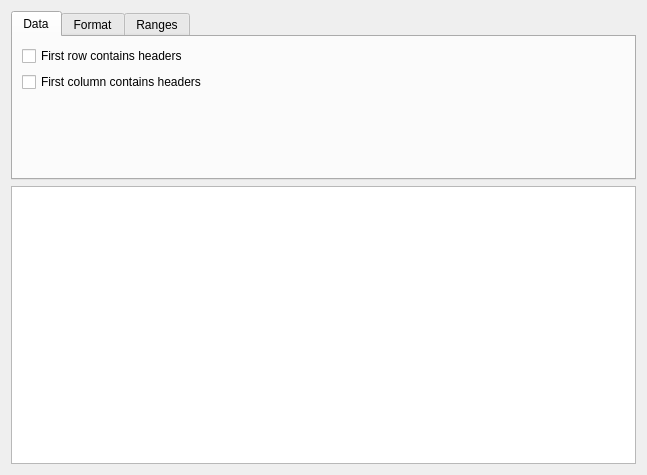
<?xml version="1.0" encoding="UTF-8"?>
<ui version="4.0">
 <author>Inge Wallin &lt;inge@lysator.liu.se&gt;</author>
 <comment>This file is part of the KDE project
Copyright 2005 Inge Wallin &lt;inge@lysator.liu.se&gt;

This library is free software; you can redistribute it and/or
modify it under the terms of the GNU Library General Public
License as published by the Free Software Foundation; either
version 2 of the License, or (at your option) any later version.

This library is distributed in the hope that it will be useful,
but WITHOUT ANY WARRANTY; without even the implied warranty of
MERCHANTABILITY or FITNESS FOR A PARTICULAR PURPOSE.  See the GNU
Library General Public License for more details.

You should have received a copy of the GNU Library General Public License
along with this library; see the file COPYING.LIB.  If not, write to
the Free Software Foundation, Inc., 51 Franklin Street, Fifth Floor,
Boston, MA 02110-1301, USA.
</comment>
 <class>KoCsvImportWidget</class>
 <widget class="QWidget" name="KoCsvImportWidget">
  <property name="geometry">
   <rect>
    <x>0</x>
    <y>0</y>
    <width>647</width>
    <height>475</height>
   </rect>
  </property>
  <property name="sizePolicy">
   <sizepolicy hsizetype="Preferred" vsizetype="Preferred">
    <horstretch>0</horstretch>
    <verstretch>0</verstretch>
   </sizepolicy>
  </property>
  <layout class="QVBoxLayout">
   <item>
    <widget class="QTabWidget" name="m_tabWidget">
     <property name="sizePolicy">
      <sizepolicy hsizetype="Expanding" vsizetype="Preferred">
       <horstretch>0</horstretch>
       <verstretch>0</verstretch>
      </sizepolicy>
     </property>
     <property name="currentIndex">
      <number>0</number>
     </property>
     <widget class="QWidget" name="m_dataTab">
      <attribute name="title">
       <string>Data</string>
      </attribute>
      <layout class="QVBoxLayout">
       <item>
        <widget class="QCheckBox" name="m_firstRowHeader">
         <property name="sizePolicy">
          <sizepolicy hsizetype="MinimumExpanding" vsizetype="Fixed">
           <horstretch>0</horstretch>
           <verstretch>0</verstretch>
          </sizepolicy>
         </property>
         <property name="text">
          <string>First row contains headers</string>
         </property>
        </widget>
       </item>
       <item>
        <widget class="QCheckBox" name="m_firstColHeader">
         <property name="sizePolicy">
          <sizepolicy hsizetype="MinimumExpanding" vsizetype="Fixed">
           <horstretch>0</horstretch>
           <verstretch>0</verstretch>
          </sizepolicy>
         </property>
         <property name="text">
          <string>First column contains headers</string>
         </property>
        </widget>
       </item>
       <item>
        <spacer>
         <property name="orientation">
          <enum>Qt::Vertical</enum>
         </property>
         <property name="sizeType">
          <enum>QSizePolicy::Expanding</enum>
         </property>
         <property name="sizeHint" stdset="0">
          <size>
           <width>20</width>
           <height>40</height>
          </size>
         </property>
        </spacer>
       </item>
      </layout>
     </widget>
     <widget class="QWidget" name="m_formatTab">
      <attribute name="title">
       <string>Format</string>
      </attribute>
      <layout class="QGridLayout">
       <item row="0" column="0" rowspan="4">
        <widget class="QGroupBox" name="m_delimiterBox">
         <property name="sizePolicy">
          <sizepolicy hsizetype="Minimum" vsizetype="Minimum">
           <horstretch>0</horstretch>
           <verstretch>0</verstretch>
          </sizepolicy>
         </property>
         <property name="title">
          <string>Delimiter</string>
         </property>
         <layout class="QGridLayout">
          <item row="0" column="0">
           <widget class="QRadioButton" name="m_radioComma">
            <property name="text">
             <string>Comma</string>
            </property>
            <property name="checked">
             <bool>true</bool>
            </property>
           </widget>
          </item>
          <item row="0" column="1">
           <widget class="QRadioButton" name="m_radioSemicolon">
            <property name="text">
             <string>Semicolon</string>
            </property>
           </widget>
          </item>
          <item row="0" column="2">
           <widget class="QRadioButton" name="m_radioOther">
            <property name="text">
             <string>Other</string>
            </property>
           </widget>
          </item>
          <item row="1" column="0">
           <widget class="QRadioButton" name="m_radioTab">
            <property name="text">
             <string>Tabulator</string>
            </property>
           </widget>
          </item>
          <item row="1" column="1">
           <widget class="QRadioButton" name="m_radioSpace">
            <property name="text">
             <string>Space</string>
            </property>
           </widget>
          </item>
          <item row="1" column="2">
           <widget class="QLineEdit" name="m_delimiterEdit">
            <property name="maximumSize">
             <size>
              <width>50</width>
              <height>16777215</height>
             </size>
            </property>
            <property name="maxLength">
             <number>10</number>
            </property>
           </widget>
          </item>
         </layout>
        </widget>
       </item>
       <item row="0" column="1" rowspan="5">
        <spacer>
         <property name="orientation">
          <enum>Qt::Horizontal</enum>
         </property>
         <property name="sizeType">
          <enum>QSizePolicy::Fixed</enum>
         </property>
         <property name="sizeHint" stdset="0">
          <size>
           <width>20</width>
           <height>111</height>
          </size>
         </property>
        </spacer>
       </item>
       <item row="0" column="2">
        <widget class="QLabel" name="label2">
         <property name="sizePolicy">
          <sizepolicy hsizetype="Minimum" vsizetype="Fixed">
           <horstretch>0</horstretch>
           <verstretch>0</verstretch>
          </sizepolicy>
         </property>
         <property name="text">
          <string>Text&amp;quote:</string>
         </property>
         <property name="buddy">
          <cstring>m_comboQuote</cstring>
         </property>
        </widget>
       </item>
       <item row="0" column="3" colspan="2">
        <widget class="QComboBox" name="m_comboQuote">
         <property name="sizePolicy">
          <sizepolicy hsizetype="Minimum" vsizetype="Fixed">
           <horstretch>0</horstretch>
           <verstretch>0</verstretch>
          </sizepolicy>
         </property>
         <item>
          <property name="text">
           <string>&quot;</string>
          </property>
         </item>
         <item>
          <property name="text">
           <string>'</string>
          </property>
         </item>
         <item>
          <property name="text">
           <string>None</string>
          </property>
         </item>
        </widget>
       </item>
       <item row="0" column="5" rowspan="5">
        <spacer>
         <property name="orientation">
          <enum>Qt::Horizontal</enum>
         </property>
         <property name="sizeType">
          <enum>QSizePolicy::Expanding</enum>
         </property>
         <property name="sizeHint" stdset="0">
          <size>
           <width>90</width>
           <height>121</height>
          </size>
         </property>
        </spacer>
       </item>
       <item row="1" column="2">
        <widget class="QLabel" name="label3">
         <property name="text">
          <string>Decimal symbol:</string>
         </property>
         <property name="buddy">
          <cstring>m_decimalSymbol</cstring>
         </property>
        </widget>
       </item>
       <item row="1" column="4">
        <widget class="QLineEdit" name="m_decimalSymbol">
         <property name="sizePolicy">
          <sizepolicy hsizetype="Fixed" vsizetype="Fixed">
           <horstretch>0</horstretch>
           <verstretch>0</verstretch>
          </sizepolicy>
         </property>
         <property name="maximumSize">
          <size>
           <width>30</width>
           <height>16777215</height>
          </size>
         </property>
         <property name="maxLength">
          <number>1</number>
         </property>
        </widget>
       </item>
       <item row="2" column="2" colspan="2">
        <widget class="QLabel" name="label4">
         <property name="text">
          <string>Thousands separator:</string>
         </property>
         <property name="buddy">
          <cstring>m_thousandsSeparator</cstring>
         </property>
        </widget>
       </item>
       <item row="2" column="4">
        <widget class="QLineEdit" name="m_thousandsSeparator">
         <property name="sizePolicy">
          <sizepolicy hsizetype="Fixed" vsizetype="Fixed">
           <horstretch>0</horstretch>
           <verstretch>0</verstretch>
          </sizepolicy>
         </property>
         <property name="maximumSize">
          <size>
           <width>30</width>
           <height>16777215</height>
          </size>
         </property>
         <property name="maxLength">
          <number>1</number>
         </property>
        </widget>
       </item>
       <item row="3" column="2" colspan="3">
        <spacer>
         <property name="orientation">
          <enum>Qt::Vertical</enum>
         </property>
         <property name="sizeType">
          <enum>QSizePolicy::Expanding</enum>
         </property>
         <property name="sizeHint" stdset="0">
          <size>
           <width>211</width>
           <height>5</height>
          </size>
         </property>
        </spacer>
       </item>
       <item row="4" column="0">
        <widget class="QCheckBox" name="m_ignoreDuplicates">
         <property name="text">
          <string>Ignore duplicate delimiters</string>
         </property>
        </widget>
       </item>
       <item row="4" column="2">
        <widget class="QLabel" name="label1">
         <property name="text">
          <string>&amp;Format:</string>
         </property>
         <property name="buddy">
          <cstring>m_formatComboBox</cstring>
         </property>
        </widget>
       </item>
       <item row="4" column="3" colspan="2">
        <widget class="KComboBox" name="m_formatComboBox"/>
       </item>
      </layout>
     </widget>
     <widget class="QWidget" name="m_rangesTab">
      <attribute name="title">
       <string>Ranges</string>
      </attribute>
      <layout class="QGridLayout">
       <item row="2" column="5">
        <widget class="QPushButton" name="m_updateButton">
         <property name="text">
          <string>Update</string>
         </property>
        </widget>
       </item>
       <item row="2" column="4">
        <spacer>
         <property name="orientation">
          <enum>Qt::Horizontal</enum>
         </property>
         <property name="sizeType">
          <enum>QSizePolicy::Expanding</enum>
         </property>
         <property name="sizeHint" stdset="0">
          <size>
           <width>71</width>
           <height>20</height>
          </size>
         </property>
        </spacer>
       </item>
       <item row="2" column="0" colspan="4">
        <spacer>
         <property name="orientation">
          <enum>Qt::Horizontal</enum>
         </property>
         <property name="sizeType">
          <enum>QSizePolicy::Expanding</enum>
         </property>
         <property name="sizeHint" stdset="0">
          <size>
           <width>611</width>
           <height>20</height>
          </size>
         </property>
        </spacer>
       </item>
       <item row="1" column="4" colspan="2">
        <spacer>
         <property name="orientation">
          <enum>Qt::Horizontal</enum>
         </property>
         <property name="sizeType">
          <enum>QSizePolicy::Expanding</enum>
         </property>
         <property name="sizeHint" stdset="0">
          <size>
           <width>468</width>
           <height>20</height>
          </size>
         </property>
        </spacer>
       </item>
       <item row="1" column="0">
        <widget class="QLabel" name="TextLabel3_2">
         <property name="sizePolicy">
          <sizepolicy hsizetype="Minimum" vsizetype="Fixed">
           <horstretch>0</horstretch>
           <verstretch>0</verstretch>
          </sizepolicy>
         </property>
         <property name="frameShape">
          <enum>QFrame::NoFrame</enum>
         </property>
         <property name="frameShadow">
          <enum>QFrame::Plain</enum>
         </property>
         <property name="text">
          <string>Import columns:</string>
         </property>
        </widget>
       </item>
       <item row="0" column="0">
        <widget class="QLabel" name="TextLabel3">
         <property name="sizePolicy">
          <sizepolicy hsizetype="Minimum" vsizetype="Fixed">
           <horstretch>0</horstretch>
           <verstretch>0</verstretch>
          </sizepolicy>
         </property>
         <property name="frameShape">
          <enum>QFrame::NoFrame</enum>
         </property>
         <property name="frameShadow">
          <enum>QFrame::Plain</enum>
         </property>
         <property name="text">
          <string>Import lines:</string>
         </property>
        </widget>
       </item>
       <item row="1" column="3">
        <widget class="QSpinBox" name="m_colEnd"/>
       </item>
       <item row="1" column="2">
        <widget class="QLabel" name="textLabel1_2">
         <property name="text">
          <string>to</string>
         </property>
         <property name="textFormat">
          <enum>Qt::AutoText</enum>
         </property>
         <property name="alignment">
          <set>Qt::AlignCenter</set>
         </property>
         <property name="wordWrap">
          <bool>true</bool>
         </property>
        </widget>
       </item>
       <item row="1" column="1">
        <widget class="QSpinBox" name="m_colStart">
         <property name="value">
          <number>1</number>
         </property>
        </widget>
       </item>
       <item row="0" column="2">
        <widget class="QLabel" name="textLabel1">
         <property name="text">
          <string>to</string>
         </property>
         <property name="textFormat">
          <enum>Qt::AutoText</enum>
         </property>
         <property name="alignment">
          <set>Qt::AlignCenter</set>
         </property>
         <property name="wordWrap">
          <bool>true</bool>
         </property>
        </widget>
       </item>
       <item row="0" column="1">
        <widget class="QSpinBox" name="m_rowStart">
         <property name="value">
          <number>1</number>
         </property>
        </widget>
       </item>
       <item row="0" column="3">
        <widget class="QSpinBox" name="m_rowEnd"/>
       </item>
       <item row="0" column="4" colspan="2">
        <spacer>
         <property name="orientation">
          <enum>Qt::Horizontal</enum>
         </property>
         <property name="sizeType">
          <enum>QSizePolicy::Expanding</enum>
         </property>
         <property name="sizeHint" stdset="0">
          <size>
           <width>468</width>
           <height>20</height>
          </size>
         </property>
        </spacer>
       </item>
      </layout>
     </widget>
    </widget>
   </item>
   <item>
    <widget class="QTableWidget" name="m_sheet">
     <property name="sizePolicy">
      <sizepolicy hsizetype="Preferred" vsizetype="Expanding">
       <horstretch>0</horstretch>
       <verstretch>0</verstretch>
      </sizepolicy>
     </property>
     <property name="numRows" stdset="0">
      <number>0</number>
     </property>
     <property name="numCols" stdset="0">
      <number>0</number>
     </property>
    </widget>
   </item>
  </layout>
 </widget>
 <customwidgets>
  <customwidget>
   <class>KComboBox</class>
   <extends>QComboBox</extends>
   <header>KComboBox</header>
  </customwidget>
 </customwidgets>
 <resources/>
 <connections/>
</ui>
